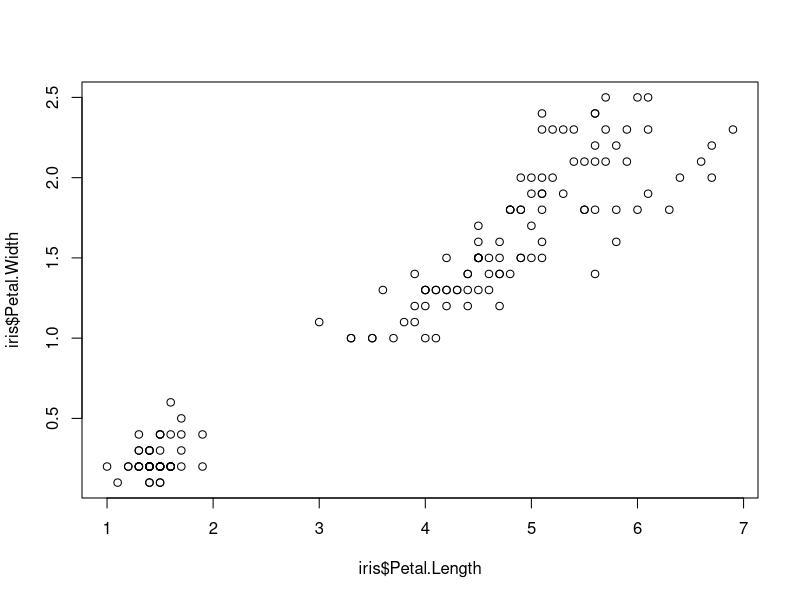
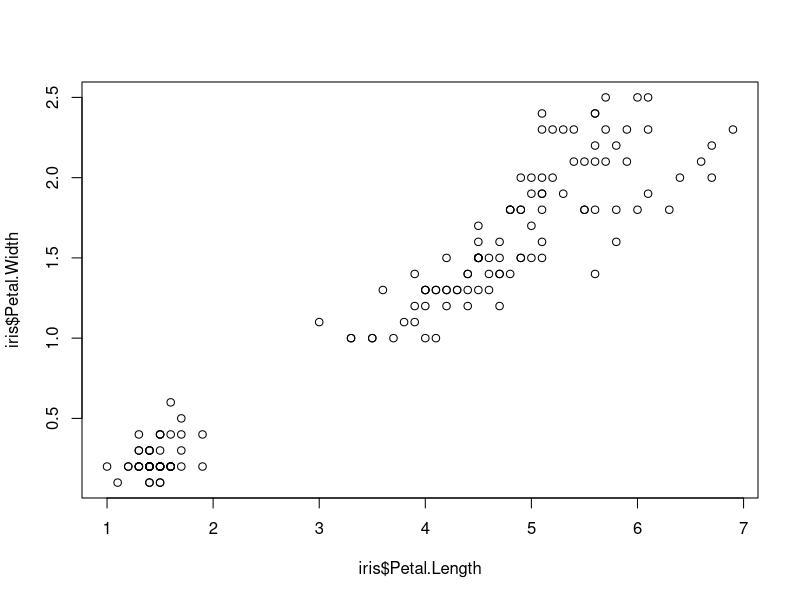
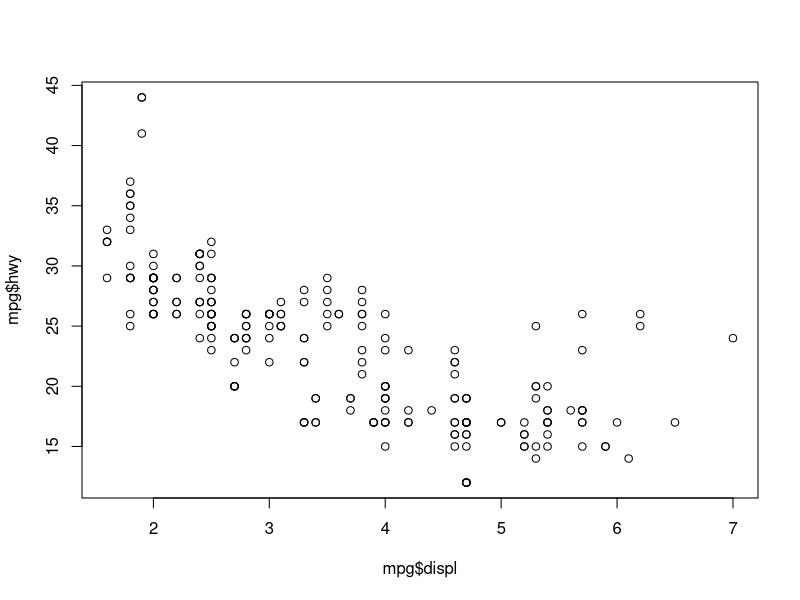
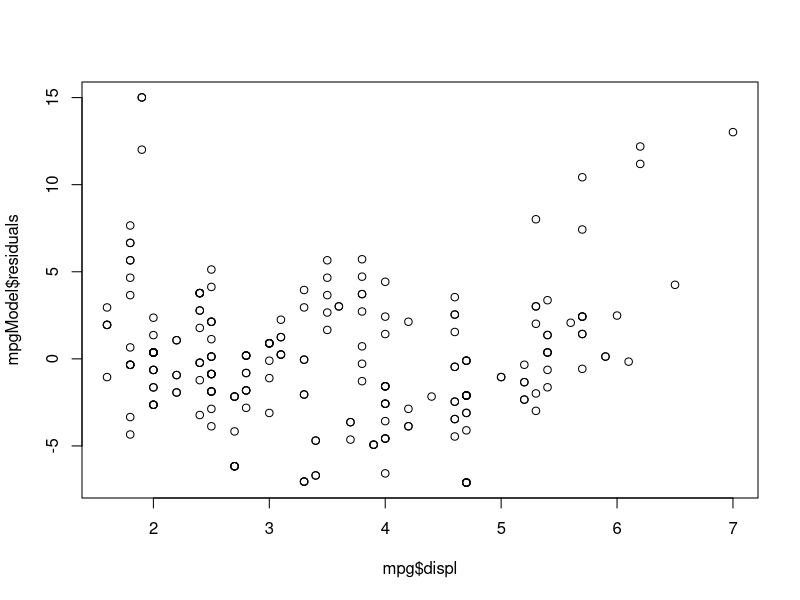
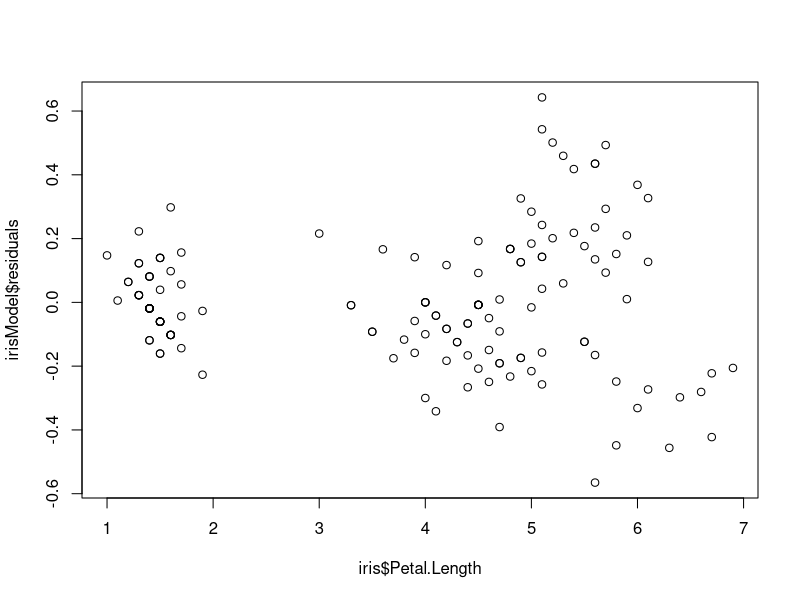
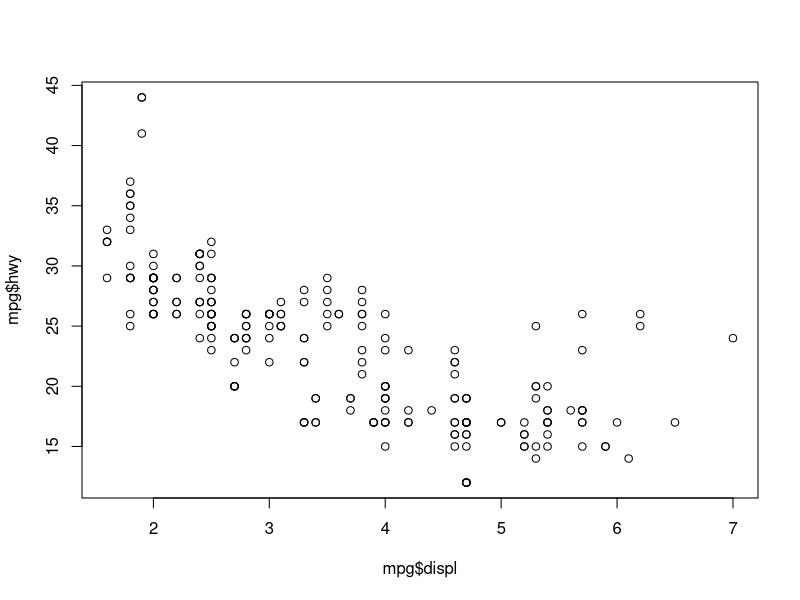
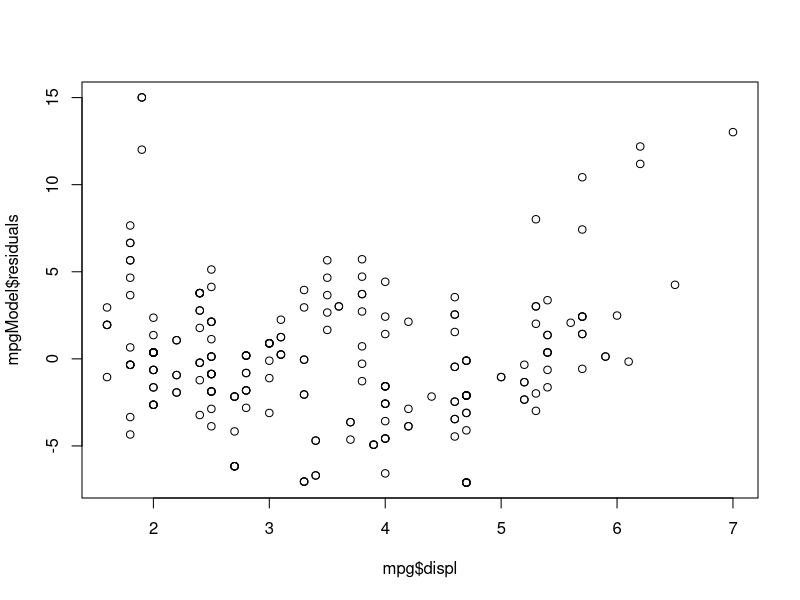
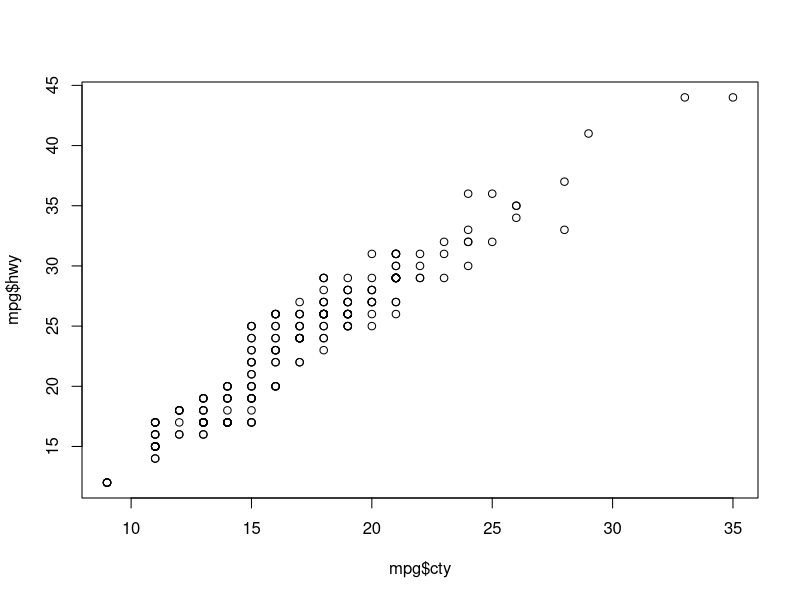

Here is the R script that generated these plots, in order:
## ---- chunk 1

#---------- RSTUDIO STARTER V 2.0  --------------#
#                    -Prepared with care by  AM ;D
                
                                                                          
knitr::opts_chunk$set(echo = TRUE, 
                      message = FALSE, 
                      warning = FALSE)      
library(tidyverse)                
library(ggthemes)                    

theme_set(theme_tufte() +                                     
  theme(text=element_text(family="sans")))  

#------------------------------------------------#
## ---- chunk 2
plot(iris$Petal.Length, iris$Petal.Width)
## ---- chunk 3
r <- cor(iris$Petal.Length, iris$Petal.Width)
r
sy <- sd(iris$Petal.Width)
sy
sx <- sd(iris$Petal.Length)
sx

## ---- chunk 4
r*sy/sx
## ---- chunk 5
lm(iris$Petal.Width~iris$Petal.Length)
## ---- chunk 6
lm(mpg$hwy~mpg$displ)
## ---- chunk 7
lm(iris$Petal.Width~iris$Petal.Length)
## ---- chunk 8
plot(iris$Petal.Length, iris$Petal.Width)
## ---- chunk 9
plot(mpg$displ, mpg$hwy)
## ---- chunk 10
mpgModel <- lm(mpg$hwy~mpg$displ)

#plot residuals

# x = mpg$displ
# y = mpgModel$residuals

plot(mpg$displ, mpgModel$residuals)
## ---- chunk 11
b1 <- .86*8.7/3.2
b1
## ---- chunk 12
174 - 2.338*69.4
## ---- chunk 13
11.743 + 2.338*65
## ---- chunk 14
181 - 163.713
## ---- chunk 15
irisModel <- lm(data=iris, Petal.Width~Petal.Length)

plot(iris$Petal.Length, irisModel$residuals)

## ---- chunk 16
plot(mpg$displ, mpg$hwy)
cor(mpg$displ, mpg$hwy)

## ---- chunk 17
mpgModel <- lm(data=mpg, hwy~displ)
#plot resids
plot(mpg$displ, mpgModel$residuals)
## ---- chunk 18
sd(mpg$displ)

cor(mpg$displ, mpg$hwy)
## ---- chunk 19
0.821*9.4/3.1
## ---- chunk 20
179.2 - 2.489*69.4
## ---- chunk 21
6.463 + 2.489*65
## ---- chunk 22
181 - 168.248
## ---- chunk 23
plot(mpg$cty, mpg$hwy)
#resids
mpgModel <- lm(data=mpg, hwy~cty)
plot(mpg$cty, mpgModel$residuals)
## ---- chunk 24
plot(mpg$displ, mpg$hwy)
# resids

mpgModel2 <- lm(data=mpg, hwy~displ)
plot(mpg$displ, mpgModel2$residuals)
